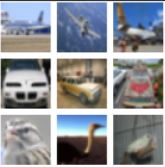
#> input picture Embedding_model_training/data_augmentation/test.jpg, 165 x 167 px
$ python rotate.py
#> lines starting #> are read from the running program, lines starting #| are printed output that depends on the picture
import numpy as np
import random
from PIL import Image,ImageFilter

class Rotate():
    def __init__(self, deg=None, p=1.0, mode='variable'):
        self.deg = deg
        self.p = p
        self.mode = mode
    def __call__(self, img):
        if random.uniform(0, 1) > self.p:
            return img
        direction = [-1,1]
        if self.mode == 'variable':
            # rotate with a random degree
            deg = np.random.randint(self.deg+1)
            img = img.rotate(deg * random.choice(direction))
        elif self.mode == 'fixed':
            img = img.rotate(self.deg * random.choice(direction))
        else: # square roatation
            deg = [0, 90, 180, 270]
            img  = img.rotate(random.choice(deg))
        return img

if __name__ == '__main__':
    b = Rotate(deg=90, mode='square')
    img = Image.open('test.jpg')
#> img is the input picture: PIL image 165x167 RGB; mean R, G, B 142.2, 144.8, 150.1
    res = b(img)
#> in __call__, `img  = img.rotate(random.choice(deg))`:
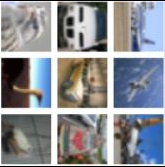
#> img: PIL image 165x167 RGB; mean R, G, B 140.4, 143, 148.2
    res.save('res.jpg')
